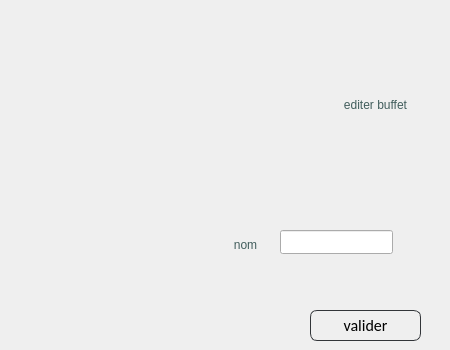
          <widget class="QWidget" name="page_4">
           <widget class="QLabel" name="label_104">
            <property name="geometry">
             <rect>
              <x>310</x>
              <y>90</y>
              <width>131</width>
              <height>31</height>
             </rect>
            </property>
            <property name="toolTip">
             <string>&lt;html&gt;&lt;head/&gt;&lt;body&gt;&lt;p align=&quot;center&quot;&gt;nom&lt;/p&gt;&lt;/body&gt;&lt;/html&gt;</string>
            </property>
            <property name="styleSheet">
             <string notr="true">color:rgb(65, 93, 92);

font: 13pt &quot;Allura&quot;;
background: transparent;
</string>
            </property>
            <property name="text">
             <string>&lt;html&gt;&lt;head/&gt;&lt;body&gt;&lt;p align=&quot;center&quot;&gt;editer buffet&lt;/p&gt;&lt;/body&gt;&lt;/html&gt;</string>
            </property>
           </widget>
           <widget class="QLabel" name="label_105">
            <property name="geometry">
             <rect>
              <x>180</x>
              <y>230</y>
              <width>131</width>
              <height>31</height>
             </rect>
            </property>
            <property name="toolTip">
             <string>&lt;html&gt;&lt;head/&gt;&lt;body&gt;&lt;p align=&quot;center&quot;&gt;nom&lt;/p&gt;&lt;/body&gt;&lt;/html&gt;</string>
            </property>
            <property name="styleSheet">
             <string notr="true">color:rgb(65, 93, 92);

font: 13pt &quot;Allura&quot;;
background: transparent;
</string>
            </property>
            <property name="text">
             <string>&lt;html&gt;&lt;head/&gt;&lt;body&gt;&lt;p align=&quot;center&quot;&gt;nom&lt;/p&gt;&lt;/body&gt;&lt;/html&gt;</string>
            </property>
           </widget>
           <widget class="QLineEdit" name="lineEdit_54">
            <property name="geometry">
             <rect>
              <x>280</x>
              <y>230</y>
              <width>113</width>
              <height>24</height>
             </rect>
            </property>
           </widget>
           <widget class="QPushButton" name="pushButton_57">
            <property name="geometry">
             <rect>
              <x>310</x>
              <y>310</y>
              <width>111</width>
              <height>31</height>
             </rect>
            </property>
            <property name="styleSheet">
             <string notr="true">
QPushButton
{
	background: transparent;
	border-style:solid;
	border-radius:7px;
	border-width:1px;
border-color: rgb(50, 53, 57);
	color:rgb(0,0,0);
	font-size:16px;
font-family:Calibri;
}

QPushButton:hover
{
	background-color: #00000000;
	border-color: rgb(30, 227, 0);
	/*color:rgb(30, 227, 0);*/
}

QPushButton:focus
{
	background-color:  rgb(30, 227, 0);
	border-color: rgba(30, 227, 0,0);
	color:rgb(255, 255, 255);
}
</string>
            </property>
            <property name="text">
             <string>valider</string>
            </property>
           </widget>
          </widget>
